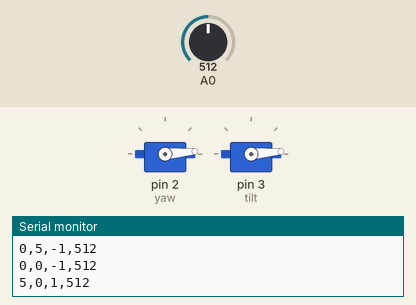
This sketch was run on a simulated Arduino Uno, built with avr-gcc and run on an emulated ATmega328P. Parts: 2 × servo, the last lines printed to the serial monitor. Inputs (shaded band) come from the test bench; at power-on: A0 = 512.

Above: at 1.2 s.
1.3 s: A0 set to 0
At 1.71 s:
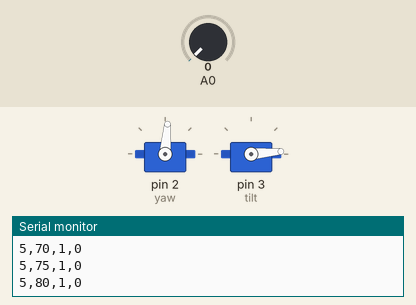
13.3 s: A0 set to 122
At 13.52 s:
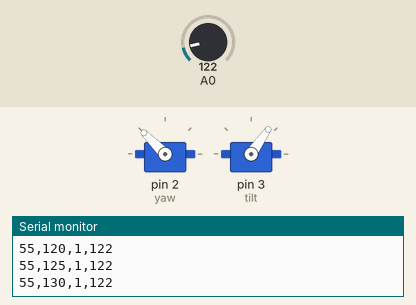
Timing chart, 0 to 24.5 s (numbered marks = the images above; inputs shaded):
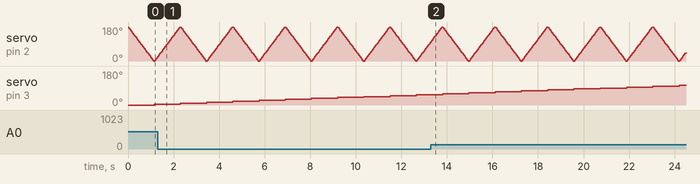

The sketch:

2DOFScan.ino
```cpp
#include <Servo.h>

Servo yaw;
Servo tilt;

void setup() {
  Serial.begin(115200);
  yaw.attach(2);
  tilt.attach(3);
}

#define SCANRESOLUTION 5

void loop() {
  uint32_t topValue = 0;
  uint8_t topYaw;
  uint8_t topTilt;

  for (uint8_t tlt = 0; tlt <= 180; tlt += SCANRESOLUTION) {
    tilt.write(tlt);
    int16_t direction = ((tlt / SCANRESOLUTION) % 2 == 1) ? 1 : -1;
    int16_t yw = (direction == 1) ? 0 : 180;
    for (; yw >= 0 && yw <= 180; yw += direction * SCANRESOLUTION) {
      yaw.write(yw);
      delay(30);
      uint32_t val = readSensor();
      Serial.print(tlt);
      Serial.print(",");
      Serial.print(yw);
      Serial.print(",");
      Serial.print(direction);
      Serial.print(",");
      Serial.println(val);
      if (val > topValue) {
        topValue = val;
        topYaw = yw;
        topTilt = tlt;
      }
    }
  }

  yaw.write(topYaw);
  tilt.write(topTilt);
  delay(5000);
}

#define NSAMPLES 5
uint32_t readSensor() {
  // 800 in bright sunlight
  // 400k in total darkness
  // 10 bit = [0, 1023]
  uint32_t ret = 0;
  for (uint8_t i = 0; i < NSAMPLES; i++) {
    ret += analogRead(A0);
  }
  return ret / NSAMPLES;
}
```
